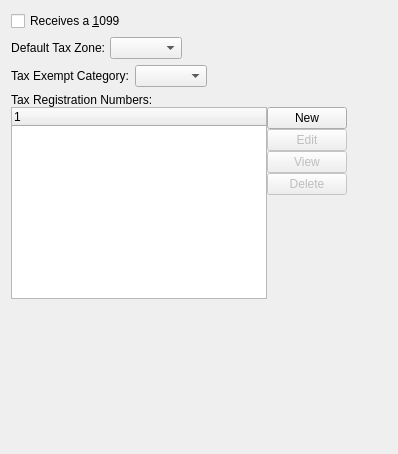
         <widget class="QWidget" name="_taxPage">
          <layout class="QVBoxLayout" name="verticalLayout">
           <item>
            <widget class="QCheckBox" name="_receives1099">
             <property name="text">
              <string>Receives a &amp;1099</string>
             </property>
            </widget>
           </item>
           <item>
            <layout class="QHBoxLayout" name="_9">
             <property name="spacing">
              <number>5</number>
             </property>
             <item>
              <widget class="QLabel" name="_taxzoneLit">
               <property name="text">
                <string>Default Tax Zone:</string>
               </property>
               <property name="alignment">
                <set>Qt::AlignRight|Qt::AlignTrailing|Qt::AlignVCenter</set>
               </property>
               <property name="buddy">
                <cstring>_taxzone</cstring>
               </property>
              </widget>
             </item>
             <item>
              <widget class="XComboBox" name="_taxzone">
               <property name="allowNull">
                <bool>true</bool>
               </property>
               <property name="nullStr">
                <string>None</string>
               </property>
               <property name="type">
                <enum>XComboBox::TaxZones</enum>
               </property>
              </widget>
             </item>
             <item>
              <spacer>
               <property name="orientation">
                <enum>Qt::Horizontal</enum>
               </property>
               <property name="sizeHint" stdset="0">
                <size>
                 <width>40</width>
                 <height>20</height>
                </size>
               </property>
              </spacer>
             </item>
            </layout>
           </item>
           <item>
            <layout class="QHBoxLayout" name="horizontalLayout_14">
             <item>
              <widget class="QLabel" name="_taxExemptLit">
               <property name="text">
                <string>Tax Exempt Category:</string>
               </property>
              </widget>
             </item>
             <item>
              <widget class="XComboBox" name="_taxExempt"/>
             </item>
             <item>
              <spacer name="horizontalSpacer_10">
               <property name="orientation">
                <enum>Qt::Horizontal</enum>
               </property>
               <property name="sizeHint" stdset="0">
                <size>
                 <width>40</width>
                 <height>20</height>
                </size>
               </property>
              </spacer>
             </item>
            </layout>
           </item>
           <item>
            <layout class="QHBoxLayout" name="_10">
             <item>
              <layout class="QVBoxLayout" name="_11">
               <property name="spacing">
                <number>0</number>
               </property>
               <item>
                <widget class="QLabel" name="_taxregLit">
                 <property name="text">
                  <string>Tax Registration Numbers:</string>
                 </property>
                 <property name="buddy">
                  <cstring>_taxreg</cstring>
                 </property>
                </widget>
               </item>
               <item>
                <layout class="QHBoxLayout" name="_12">
                 <item>
                  <widget class="XTreeWidget" name="_taxreg"/>
                 </item>
                 <item>
                  <layout class="QVBoxLayout" name="_13">
                   <property name="spacing">
                    <number>0</number>
                   </property>
                   <item>
                    <widget class="QPushButton" name="_newTaxreg">
                     <property name="text">
                      <string>New</string>
                     </property>
                    </widget>
                   </item>
                   <item>
                    <widget class="QPushButton" name="_editTaxreg">
                     <property name="enabled">
                      <bool>false</bool>
                     </property>
                     <property name="text">
                      <string>Edit</string>
                     </property>
                    </widget>
                   </item>
                   <item>
                    <widget class="QPushButton" name="_viewTaxreg">
                     <property name="enabled">
                      <bool>false</bool>
                     </property>
                     <property name="text">
                      <string>View</string>
                     </property>
                    </widget>
                   </item>
                   <item>
                    <widget class="QPushButton" name="_deleteTaxreg">
                     <property name="enabled">
                      <bool>false</bool>
                     </property>
                     <property name="text">
                      <string>Delete</string>
                     </property>
                    </widget>
                   </item>
                   <item>
                    <spacer>
                     <property name="orientation">
                      <enum>Qt::Vertical</enum>
                     </property>
                     <property name="sizeHint" stdset="0">
                      <size>
                       <width>20</width>
                       <height>40</height>
                      </size>
                     </property>
                    </spacer>
                   </item>
                  </layout>
                 </item>
                </layout>
               </item>
              </layout>
             </item>
             <item>
              <spacer>
               <property name="orientation">
                <enum>Qt::Horizontal</enum>
               </property>
               <property name="sizeHint" stdset="0">
                <size>
                 <width>40</width>
                 <height>20</height>
                </size>
               </property>
              </spacer>
             </item>
            </layout>
           </item>
           <item>
            <spacer name="verticalSpacer_2">
             <property name="orientation">
              <enum>Qt::Vertical</enum>
             </property>
             <property name="sizeHint" stdset="0">
              <size>
               <width>17</width>
               <height>144</height>
              </size>
             </property>
            </spacer>
           </item>
          </layout>
         </widget>
